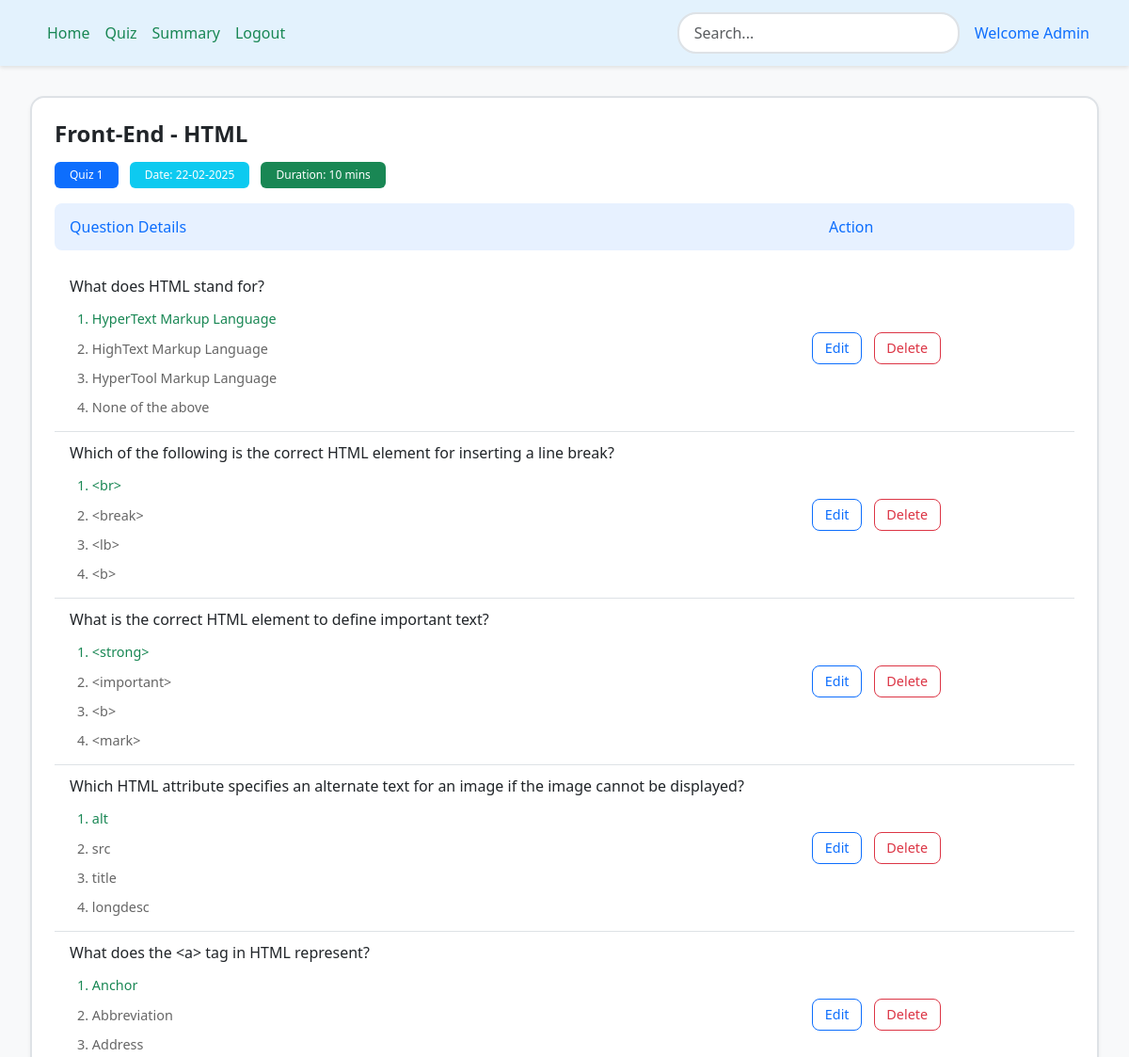
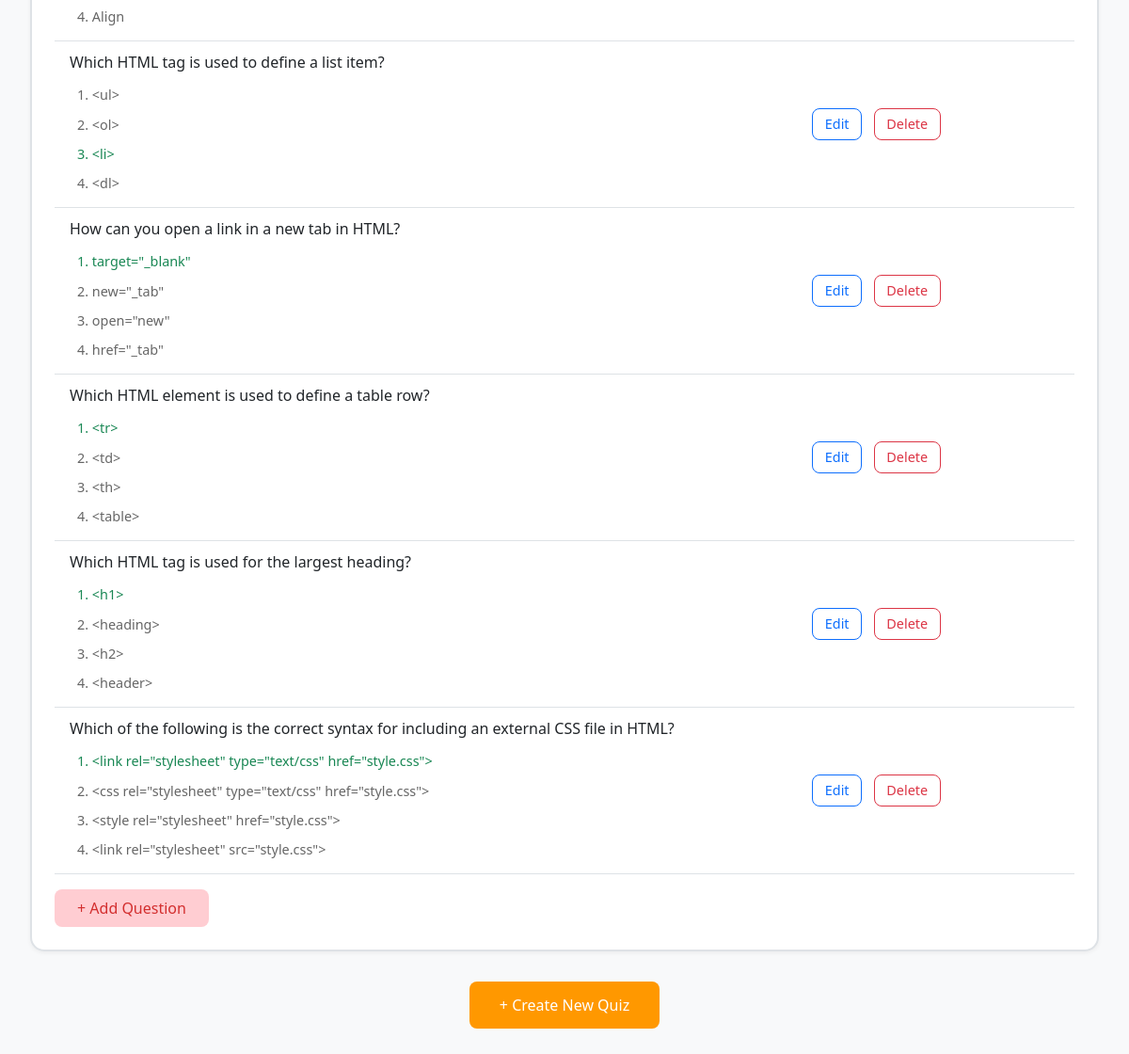
Page /admin_quiz_management on the earlier database version (2 pictures, top to bottom).
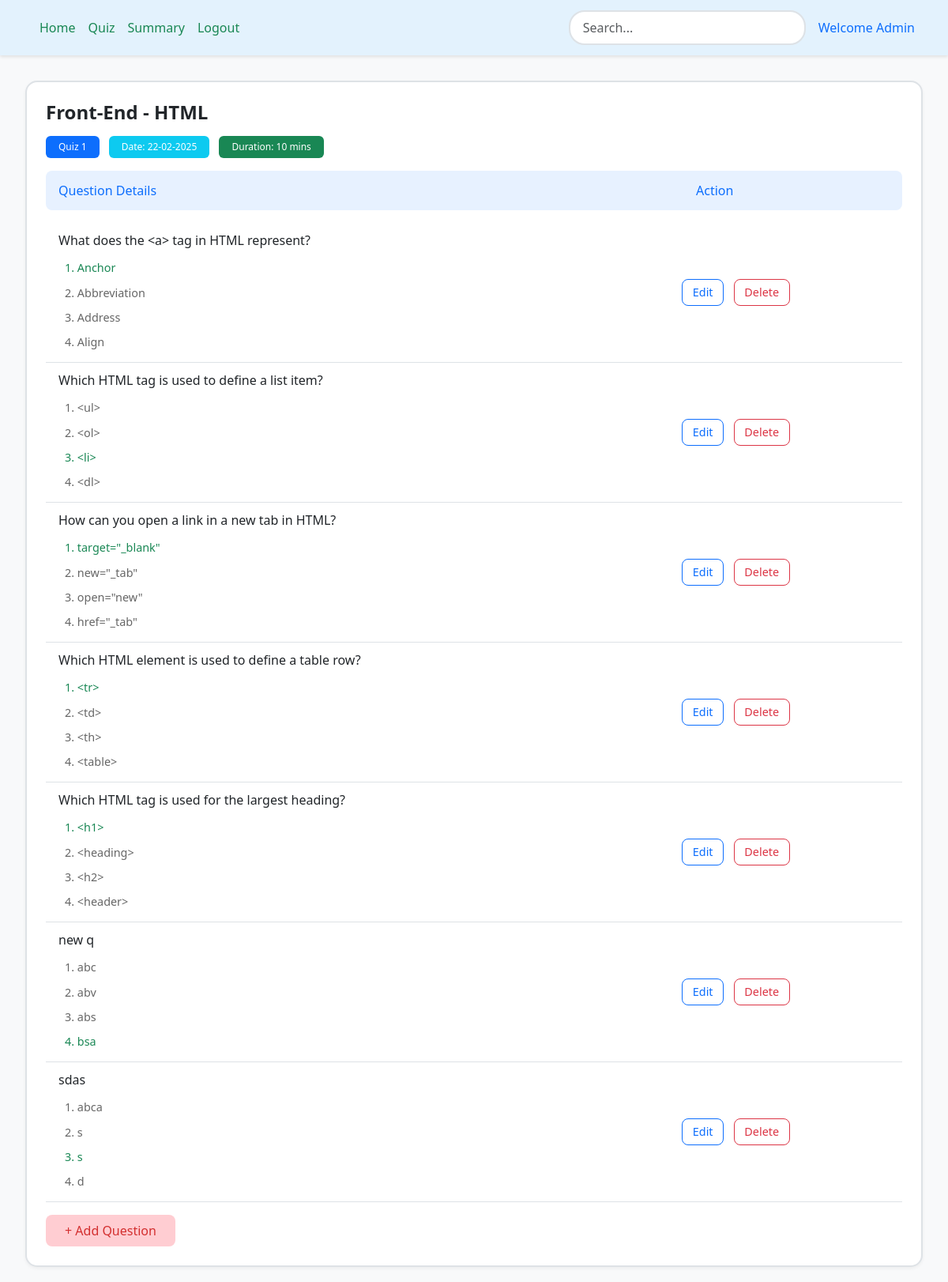
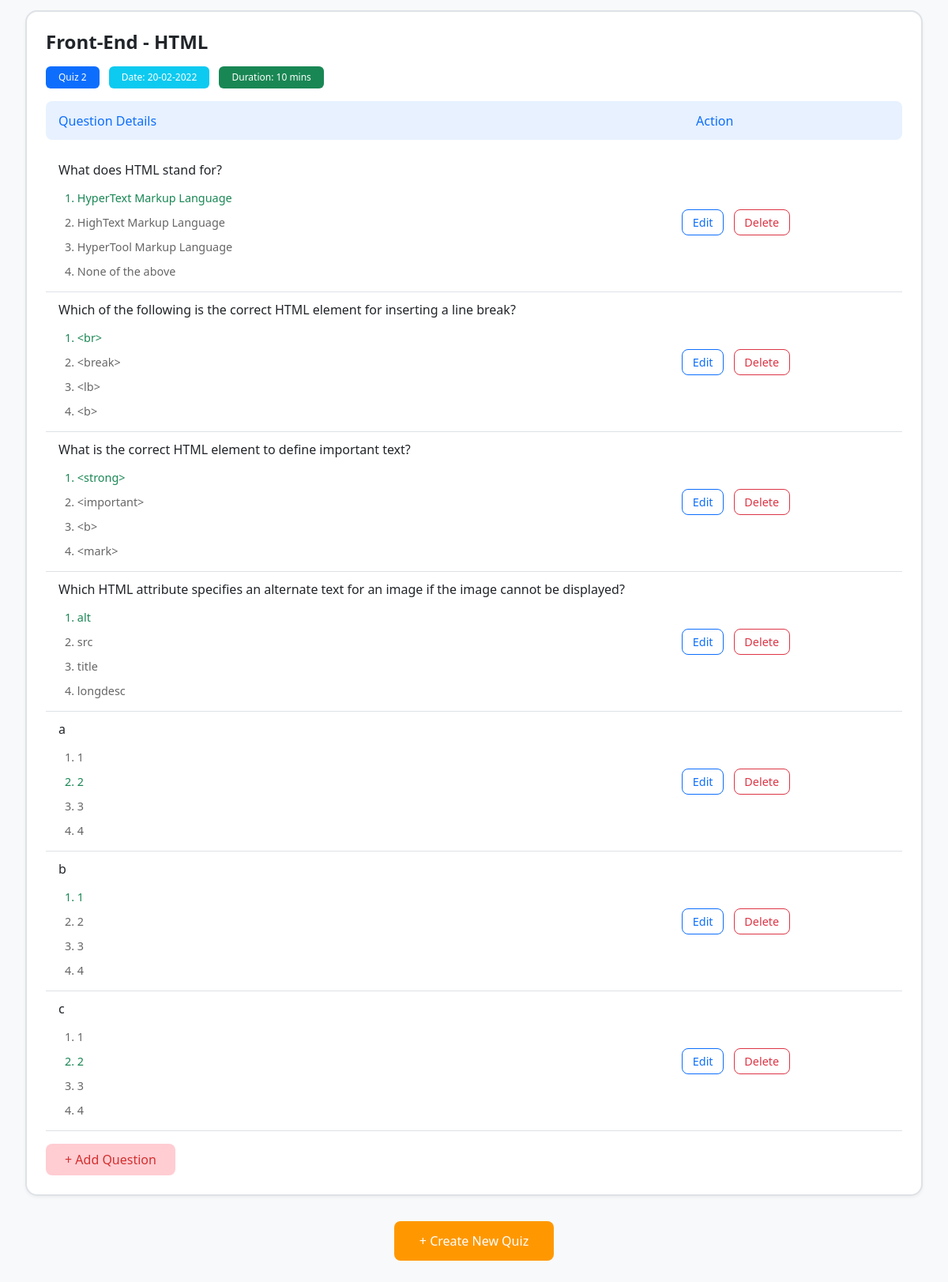
Same page on the later database version (2 pictures, top to bottom).
### tables this page shows
CREATE TABLE quizzes (
            id INTEGER PRIMARY KEY AUTOINCREMENT,
            chapter_id INTEGER NOT NULL,
            date_of_quiz TEXT,
            time_duration TEXT,
            remarks TEXT,
            FOREIGN KEY (chapter_id) REFERENCES chapters (id) ON DELETE CASCADE
        );

CREATE TABLE subjects (
            id INTEGER PRIMARY KEY AUTOINCREMENT,
            name TEXT UNIQUE NOT NULL,
            description TEXT
        );

CREATE TABLE chapters (
            id INTEGER PRIMARY KEY AUTOINCREMENT,
            subject_id INTEGER NOT NULL,
            name TEXT NOT NULL,
            description TEXT,
            FOREIGN KEY (subject_id) REFERENCES subjects (id) ON DELETE CASCADE
        );

CREATE TABLE questions (
            id INTEGER PRIMARY KEY AUTOINCREMENT,
            quiz_id INTEGER NOT NULL,
            question_statement TEXT NOT NULL,
            option1 TEXT NOT NULL,
            option2 TEXT NOT NULL,
            option3 TEXT NOT NULL,
            option4 TEXT NOT NULL,
            correct_option INTEGER NOT NULL,
            FOREIGN KEY (quiz_id) REFERENCES quizzes (id) ON DELETE CASCADE
        );

### app.py (the view)
@app.route('/admin_quiz_management')
def admin_quiz_management():
    subjects = get_all_subjects()
    quizzes = get_quizzes()
    today_date = datetime.now().strftime('%Y-%m-%d')
    return render_template('admin_quiz_management.html',
                         subjects=subjects,
                         quizzes=quizzes,
                         today_date=today_date)

### Models/database.py (called while the page is built)
def get_db_connection():
    conn = sqlite3.connect(DATABASE_PATH)
    conn.row_factory = sqlite3.Row  # Enables column access by name
    return conn

### Models/models.py (called while the page is built)
def dict_factory(cursor, row):
    d = {}
    for idx, col in enumerate(cursor.description):
        d[col[0]] = row[idx]
    return d

def get_quizzes():
    conn = get_db_connection()
    conn.row_factory = dict_factory
    cursor = conn.cursor()
    cursor.execute("""
        SELECT q.id, q.chapter_id, q.remarks,
               q.date_of_quiz, q.time_duration,
               c.name as chapter_name, s.name as subject_name
        FROM quizzes q
        JOIN chapters c ON q.chapter_id = c.id
        JOIN subjects s ON c.subject_id = s.id
        ORDER BY q.date_of_quiz DESC
    """)
    quizzes = cursor.fetchall()
    for quiz in quizzes:
        cursor.execute("""
            SELECT id, question_statement as title,
                   option1, option2, option3, option4, correct_option
            FROM questions
            WHERE quiz_id = ?
            ORDER BY id
        """, (quiz['id'],))
        quiz['questions'] = cursor.fetchall()
    conn.close()
    return quizzes

def get_all_subjects():
    conn = get_db_connection()
    cursor = conn.cursor()
    cursor.execute("""
        SELECT id, name
        FROM subjects
        ORDER BY name
    """)
    subjects = cursor.fetchall()
    conn.close()
    return subjects

### templates/admin_quiz_management.html (shortened to what this page needs)
{% extends "base.html" %}
{% block head %}
    <link rel="stylesheet" href="{{ url_for('static', filename='css/admin_quiz_management.css') }}">
{% endblock %}
{% block content %}
<nav class="navbar navbar-expand-lg navbar-light">
    <div class="container">
        <div class="navbar-nav me-auto">
            <a class="nav-link" href="/admin_dashboard">Home</a>
            <a class="nav-link" href="/admin_quiz_management">Quiz</a>
            <a class="nav-link" href="#">Summary</a>
            <a class="nav-link" href="/logout">Logout</a>
        </div>
        <div class="d-flex align-items-center">
            <input type="search" class="form-control search-box me-3" placeholder="Search...">
            <span class="welcome-text">Welcome Admin</span>
        </div>
    </div>
</nav>
<div class="main-content">
    {% for quiz in quizzes %}
    <div class="subject-card">
        <h2 class="subject-title">{{ quiz.subject_name }} - {{ quiz.chapter_name }}</h2>
        <div class="quiz-info">
            <span class="badge bg-primary">Quiz {{ quiz.id }}</span>
            <span class="badge bg-info">Date: {{ quiz.date_of_quiz }}</span>
            <span class="badge bg-success">Duration: {{ quiz.time_duration }} mins</span>
        </div>
        <div class="chapter-header">
            <div class="row">
                <div class="col-9">Question Details</div>
                <div class="col-3">Action</div>
            </div>
        </div>
        {% for question in quiz.questions %}
        <div class="chapter-row">
            <div class="col-9">
                <div class="question-text">{{ question.title }}</div>
                <div class="options-list">
                    <div class="option {% if question.correct_option == 1 %}correct{% endif %}">1. {{ question.option1 }}</div>
                    <div class="option {% if question.correct_option == 2 %}correct{% endif %}">2. {{ question.option2 }}</div>
                    <div class="option {% if question.correct_option == 3 %}correct{% endif %}">3. {{ question.option3 }}</div>
                    <div class="option {% if question.correct_option == 4 %}correct{% endif %}">4. {{ question.option4 }}</div>
                </div>
            </div>
            <div class="col-3">
                <button class="btn btn-outline-primary btn-action"
                        data-bs-toggle="modal"
                        data-bs-target="#editQuestionModal-{{ question.id }}"
                        data-question-id="{{ question.id }}">
                    Edit
                </button>
                <form action="{{ url_for('delete_question', question_id=question.id) }}"
                      method="POST" class="d-inline"
                      onsubmit="return confirm('Are you sure you want to delete this question?');">
                    <button type="submit" class="btn btn-outline-danger btn-action">Delete</button>
                </form>
            </div>
        </div>
        {% endfor %}
        <button type="button" class="btn-add-chapter"
                data-bs-toggle="modal"
                data-bs-target="#addQuestionModal-{{ quiz.id }}">
            + Add Question
        </button>
    </div>
    {% endfor %}
    <div class="add-subject-container">
        <button class="btn-add-subject-main" data-bs-toggle="modal" data-bs-target="#addQuizModal">
            + Create New Quiz
        </button>
    </div>
</div>
{% endblock %}

### templates/base.html (shortened to what this page needs)
<!DOCTYPE html>
<html lang="en">
<head>
    <link rel="stylesheet" href="https://cdn.jsdelivr.net/npm/bootstrap@5.3.0-alpha3/dist/css/bootstrap.min.css">
    {% block head %}{% endblock %}
</head>
<body>
    {% block content %}{% endblock %}
</body>
</html>

### static/css/admin_quiz_management.css (style rules this page uses)
.btn { border-radius: 8px; padding: 0.5rem 1rem; transition: all 0.3s; }
.btn-outline-primary { border-color: #0d6efd; color: #0d6efd; }
.btn-outline-danger { border-color: #dc3545; color: #dc3545; }
.badge { padding: 0.5em 1em; font-weight: 500; border-radius: 6px; }
.form-control { border-radius: 8px; padding: 0.75rem 1rem; border: 1px solid #dee2e6; }
.form-control[type="search"] { min-width: 300px; }
body { background: #f8f9fa; min-height: 100vh; color: #212529; }
.navbar { background: white; box-shadow: 0 2px 4px rgba(0, 0, 0, 0.1); padding: 0.8rem 1rem; background-color: #e3f2fd; }
.nav-link { color: #198754 !important; font-weight: 500; padding: 0.5rem 1rem; transition: color 0.2s ease; }
.welcome-text { color: #0d6efd; font-weight: 500; }
.main-content { padding: 2rem; max-width: 1200px; margin: 0 auto; }
.subject-card { background: white; border: 2px solid #dee2e6; border-radius: 15px; margin-bottom: 2rem; padding: 1.5rem; box-shadow: 0 2px 4px rgba(0, 0, 0, 0.05); }
.subject-title { font-size: 1.5rem; font-weight: 600; color: #212529; margin-bottom: 0.5rem; }
.quiz-info { margin-bottom: 1rem; }
.quiz-info .badge { margin-right: 0.5rem; padding: 0.5rem 1rem; }
.question-text { font-weight: 500; margin-bottom: 0.5rem; }
.options-list { padding-left: 0.5rem; }
.option { padding: 0.3rem 0; color: #666; font-size: 0.9rem; }
.option.correct { color: #198754; font-weight: 500; }
.btn-action { padding: 0.4rem 1rem; margin-right: 0.5rem; font-size: 0.9rem; }
.btn-add-chapter { background-color: #e7f1ff; color: #0d6efd; border: none; padding: 0.5rem 1.5rem; border-radius: 8px; margin-top: 1rem; transition: all 0.2s ease; font-weight: 500; }
.btn-add-subject-main { background: #0d6efd; color: white; border: none; padding: 0.8rem 2rem; border-radius: 8px; font-weight: 500; transition: all 0.2s ease; }
.form-control { border: 2px solid #dee2e6; border-radius: 8px; padding: 0.6rem; }
.search-box { max-width: 200px; border-radius: 20px; padding: 0.5rem 1rem; }
.quiz-info .badge { margin-right: 0.5rem; }
.options-list { margin-top: 0.5rem; }
.btn-outline-primary, .btn-outline-danger { padding: 0.3rem 0.8rem; font-size: 0.9rem; }
.btn-add-chapter { background-color: #ffcdd2; color: #d32f2f; border: none; padding: 0.5rem 1.5rem; border-radius: 8px; margin-top: 1rem; transition: background-color 0.2s ease; }
.add-subject-container { text-align: center; margin-top: 2rem; }
.btn-add-subject-main { background: #ff9800; color: white; border: none; padding: 0.8rem 2rem; border-radius: 8px; font-weight: 500; transition: background 0.2s ease; }
.chapter-header { background: #e7f1ff; color: #0d6efd; padding: 0.8rem 1rem; border-radius: 8px; margin-bottom: 1rem; font-weight: 500; }
.chapter-row { display: flex; align-items: center; padding: 0.6rem 1rem; border-bottom: 1px solid #dee2e6; }
.subject-card { background: white; border: 2px solid #dee2e6; border-radius: 15px; margin-bottom: 2rem; padding: 1.5rem; }
.subject-title { font-size: 1.5rem; font-weight: 600; margin-bottom: 1rem; color: #212529; }

Differences in the rows shown:
removed questions: title "Which of the following is the correct syntax for including an external CSS file in HTML?", option1 "<link rel=\"stylesheet\" type=\"text/css\" href=\"style.css\">", option2 "<css rel=\"stylesheet\" type=\"text/css\" href=\"style.css\">", option3 "<style rel=\"stylesheet\" href=\"style.css\">", option4 "<link rel=\"stylesheet\" src=\"style.css\">", shown under quizzes id 1
changed quizzes id 1: loses questions (title "What does HTML stand for?", option1 "HyperText Markup Language", option2 "HighText Markup Language", option3 "HyperTool Markup Language", option4 "None of the above"); loses questions (title "Which of the following is the correct HTML element for inserting a line break?", option1 "<br>", option2 "<break>", option3 "<lb>", option4 "<b>"); loses questions (title "What is the correct HTML element to define important text?", option1 "<strong>", option2 "<important>", option3 "<b>", option4 "<mark>"); loses questions (title "Which HTML attribute specifies an alternate text for an image if the image cannot be displayed?", option1 "alt", option2 "src", option3 "title", option4 "longdesc")
added questions: title "new q", option1 "abc", option2 "abv", option3 "abs", option4 "bsa", correct_option 4 (drawn), shown under quizzes id 1
added questions: title "sdas", option1 "abca", option2 "s", option3 "s", option4 "d", correct_option 3 (drawn), shown under quizzes id 1
added quizzes: subject_name "Front-End", chapter_name "HTML", id "2", date_of_quiz "20-02-2022", time_duration "10", questions (title "What does HTML stand for?", option1 "HyperText Markup Language", option2 "HighText Markup Language", option3 "HyperTool Markup Language", option4 "None of the above"), questions (title "Which of the following is the correct HTML element for inserting a line break?", option1 "<br>", option2 "<break>", option3 "<lb>", option4 "<b>"), questions (title "What is the correct HTML element to define important text?", option1 "<strong>", option2 "<important>", option3 "<b>", option4 "<mark>"), questions (title "Which HTML attribute specifies an alternate text for an image if the image cannot be displayed?", option1 "alt", option2 "src", option3 "title", option4 "longdesc")
added questions: title "a", option1 "1", option2 "2", option3 "3", option4 "4", correct_option 2 (drawn), shown under "Front-End"
added questions: title "b", option1 "1", option2 "2", option3 "3", option4 "4", shown under "Front-End"
added questions: title "c", option1 "1", option2 "2", option3 "3", option4 "4", correct_option 2 (drawn), shown under "Front-End"
